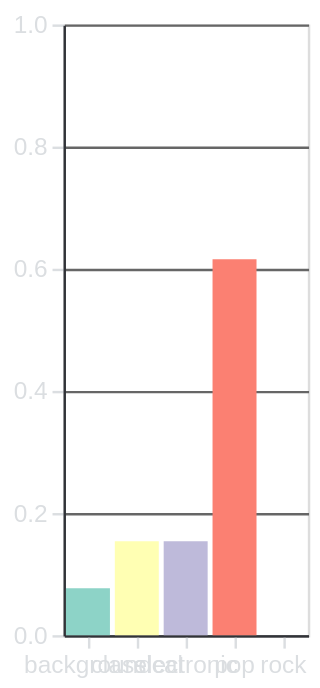

Describe this chart as a Vega-Lite specification.
### Vega-Lite specification from a JSON file in a GitHub repository (floating-point values rounded to 4 significant figures; data arrays with more than 128 entries replaced by an {"elided": "..."} marker saying what was removed)
{"$schema": "https://vega.github.io/schema/vega-lite/v5.15.1.json", "config": {"axis": {"domainColor": "#313338", "gridColor": "#666666", "labelColor": "#DBDEE1", "tickColor": "#DBDEE1", "titleColor": "#DBDEE1"}, "background": "transparent", "legend": {"labelColor": "#DBDEE1", "titleColor": "#DBDEE1"}, "title": {"color": "#DBDEE1", "fontSize": 16}}, "data": {"name": "data-09a7d64a83fdd4051842e5892ebf81b1"}, "datasets": {"data-09a7d64a83fdd4051842e5892ebf81b1": {"elided": "205 records"}}, "encoding": {"color": {"field": "genre", "legend": null, "scale": {"domain": ["background", "classical", "electronic", "pop", "rock"], "range": ["#8dd3c7", "#ffffb3", "#bebada", "#fb8072", "#80b1d3"]}, "type": "nominal"}, "tooltip": [{"field": "genre", "title": "Genere Musicale", "type": "nominal"}, {"field": "percentage", "format": ".2f", "title": "Percentuale", "type": "quantitative"}], "x": {"axis": {"labelAngle": 0, "title": null}, "field": "genre", "scale": {"domain": ["background", "classical", "electronic", "pop", "rock"]}, "type": "nominal"}, "y": {"axis": {"title": null}, "field": "percentage", "scale": {"domain": [0, 1]}, "type": "quantitative"}}, "height": 250, "mark": {"type": "bar"}, "params": [{"bind": {"input": "range", "max": 45, "min": 1, "name": "Classe di Nizza", "step": 1}, "name": "param_99", "select": {"fields": ["nice_class"], "type": "point"}, "value": [{"nice_class": 1}]}, {"bind": "scales", "name": "param_100", "select": {"encodings": [], "type": "interval"}}], "transform": [{"filter": {"param": "param_99"}}], "width": "container"}
